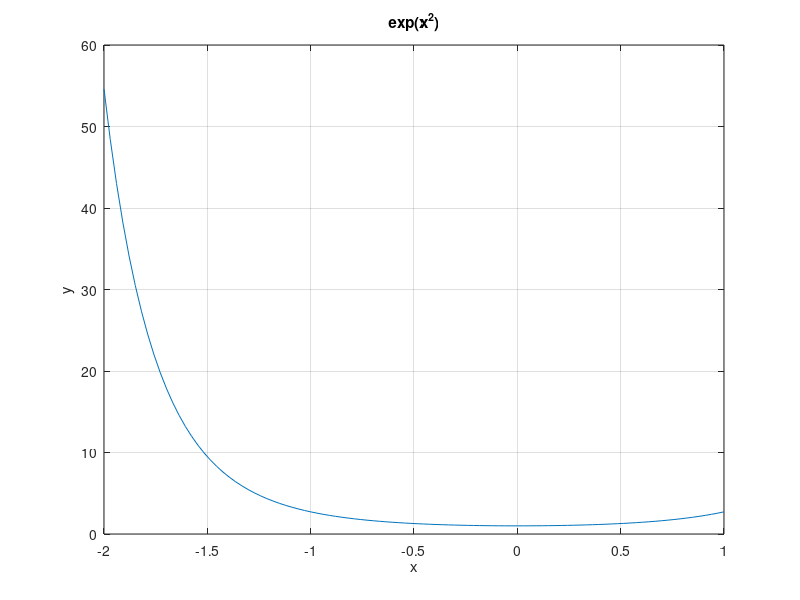

MATLAB code to generate this figure:
f = @(x) exp(x.^2);
x = linspace(-2, 1);
X = linspace(-2,1,7);

sum = 0;
for i = 1:length(X) - 1
    sum = sum + f(X(i)) * (X(i+1) - X(i));
end
wolfram = 17.9153;
sum
blad_bezwzgledny = abs(sum - wolfram)
blad_wzgledny = blad_bezwzgledny / wolfram
plot(x, f(x));
title('exp(x^2)');
xlabel('x');
ylabel('y');
grid on;